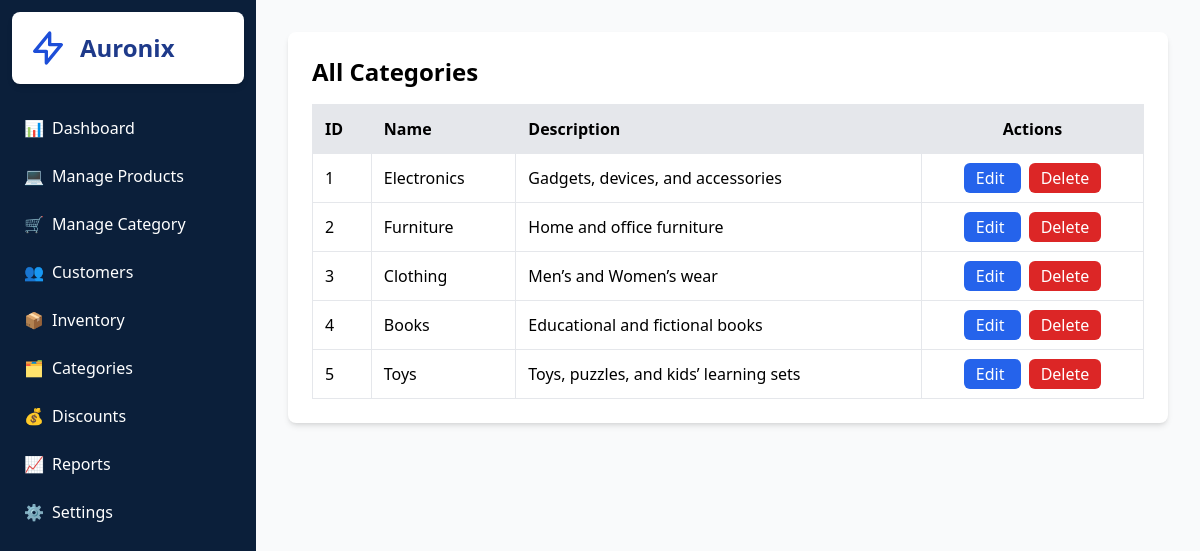
/managecategory/, run on an earlier commit of the app's database.
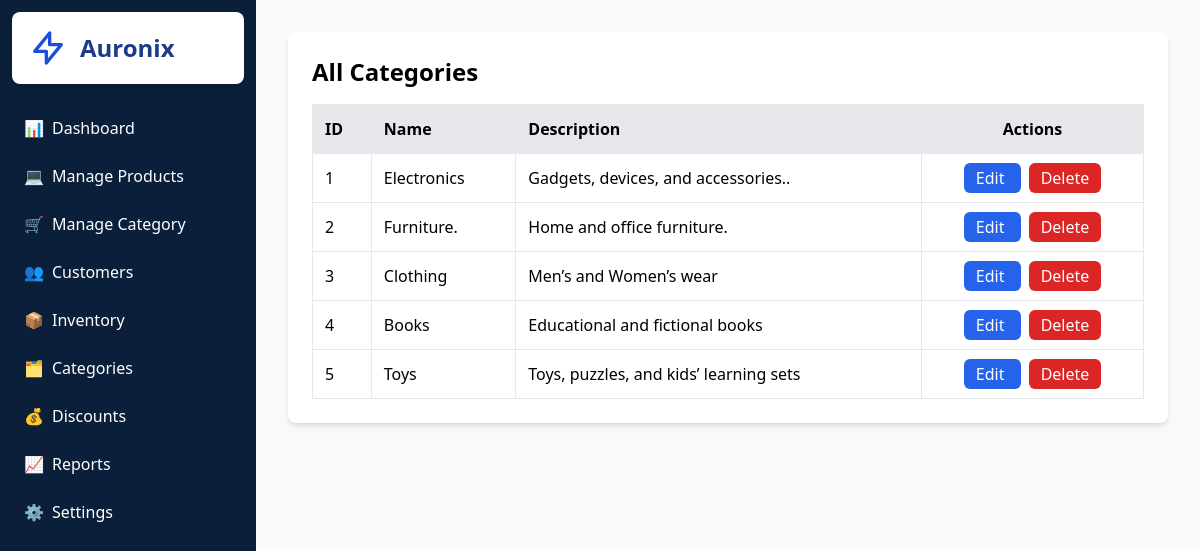
And on a later commit of the database.
### Management/models.py (models this page shows, shortened)
class Category(models.Model):
    category_name = models.CharField( max_length=50)
    category_description = models.TextField()
    created_at = models.DateTimeField(auto_now_add=True)

### Management/views.py (the view)
# urls.py: path('managecategory/', managecategory , name='managecategory'),
def managecategory(request):
    category = Category.objects.all()
    return render(request , 'Managecategory.html',{'category':category})

### Management/templates/Managecategory.html (shortened to what this page needs)
{% load static %} {% load static tailwind_tags %}
<!DOCTYPE html>
<html lang="en">
  <head>
    <script src="https://cdn.tailwindcss.com"></script>
    {% tailwind_css %}
  </head>
  <body class="bg-gray-50 flex">
    <aside class="w-64 bg-[#0b1f3a] text-white min-h-screen">
      <div
        class="flex items-center space-x-3 p-4 bg-white rounded-lg shadow-md m-3"
      >
        <svg
          xmlns="http://www.w3.org/2000/svg"
          class="h-10 w-10 text-blue-700"
          fill="none"
          viewBox="0 0 24 24"
          stroke="currentColor"
          stroke-width="2"
        >
          <path
            stroke-linecap="round"
            stroke-linejoin="round"
            d="M13 10V3L4 14h7v7l9-11h-7z"
          />
        </svg>
        <span class="text-2xl font-bold text-blue-900">Auronix</span>
      </div>
      <nav class="mt-6 space-y-2" id="sidebarMenu">
        <a
          href="{% url "dashboard" %}"
          class="flex items-center px-6 py-2 hover:bg-blue-800 rounded-md"
        >
          <span class="mr-2">📊</span> Dashboard
        </a>
        <a
          href="{% url 'manageproduct' %}"
          class="flex items-center px-6 py-2 hover:bg-blue-800 rounded-md"
        >
          <span class="mr-2">💻</span> Manage Products
        </a>
        <a
          href="{% url 'managecategory' %}"
          class="flex items-center px-6 py-2 hover:bg-blue-800 rounded-md"
        >
          <span class="mr-2">🛒</span> Manage Category
        </a>
        <a
          href="#"
          class="flex items-center px-6 py-2 hover:bg-blue-800 rounded-md"
        >
          <span class="mr-2">👥</span> Customers
        </a>
        <a
          href="#"
          class="flex items-center px-6 py-2 hover:bg-blue-800 rounded-md"
        >
          <span class="mr-2">📦</span> Inventory
        </a>
        <a
          href="#"
          class="flex items-center px-6 py-2 hover:bg-blue-800 rounded-md"
        >
          <span class="mr-2">🗂️</span> Categories
        </a>
        <a
          href="#"
          class="flex items-center px-6 py-2 hover:bg-blue-800 rounded-md"
        >
          <span class="mr-2">💰</span> Discounts
        </a>
        <a
          href="#"
          class="flex items-center px-6 py-2 hover:bg-blue-800 rounded-md"
        >
          <span class="mr-2">📈</span> Reports
        </a>
        <a
          href="#"
          class="flex items-center px-6 py-2 hover:bg-blue-800 rounded-md"
        >
          <span class="mr-2">⚙️</span> Settings
        </a>
      </nav>
    </aside>
    <main class="flex-1 p-8">
      <div class="max-w-4xl mx-auto bg-white p-6 rounded-lg shadow-md">
        <h1 class="text-2xl font-bold mb-4">All Categories</h1>
        <table class="w-full border">
          <thead>
            <tr class="bg-gray-200 text-left">
              <th class="p-3 border">ID</th>
              <th class="p-3 border">Name</th>
              <th class="p-3 border">Description</th>
              <th class="p-3 border text-center">Actions</th>
            </tr>
          </thead>
          <tbody>
            {% for c in category %}
            <tr class="border">
              <td class="p-3 border">{{ c.id }}</td>
              <td class="p-3 border">{{ c.category_name }}</td>
              <td class="p-3 border">{{ c.category_description }}</td>
              <td class="p-3 text-center">
                <a
                  href="{% url 'edit_category' c.id %}"
                  class="bg-blue-600 text-white px-3 py-1 rounded-md hover:bg-blue-700"
                >
                  Edit
                </a>
                <a
                  href="{% url 'delete_category' c.id %}"
                  onclick="return confirm('Are you sure?')"
                  class="bg-red-600 text-white px-3 py-1 rounded-md hover:bg-red-700 ml-2"
                >
                  Delete
                </a>
              </td>
            </tr>
            {% endfor %}
          </tbody>
        </table>
      </div>
    </main>
  </body>
</html>

What changed in the data, as far as the page shows it:
changed Category "Electronics": category_description "Gadgets, devices, and accessories" → "Gadgets, devices, and accessories.."
changed Category id 2: category_name "Furniture" → "Furniture."; category_description "Home and office furniture" → "Home and office furniture."
